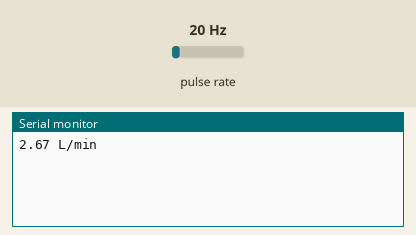
Recording of a sketch running on a simulated Arduino Uno, built with avr-gcc and run on an emulated ATmega328P. Parts: the last lines printed to the serial monitor. Wiring (inferred from the names in the program): pulse sensor: data pin 2. Inputs (shaded band) come from the test bench; at power-on: pulse rate 20 Hz.

Above: at 1.2 s.
1.3 s: pulse rate (sensor on pin 2) set to 4 Hz
At 2.6 s:
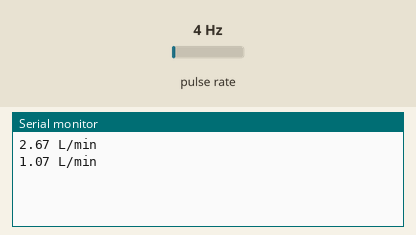
2.8 s: pulse rate (sensor on pin 2) set to 50 Hz
At 3.8 s:
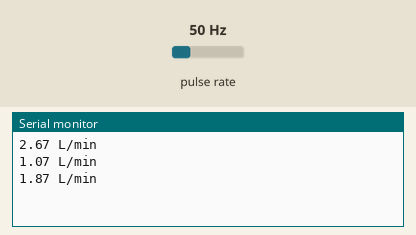
Timing chart, 0 to 5.8 s (numbered marks = the images above; inputs shaded):
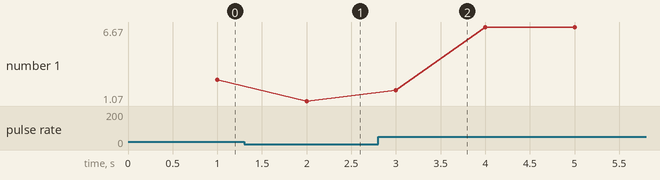

The sketch:

WaterFlowSensor.ino
```cpp
volatile int  flow_frequency;  // Mede os pulsos do medidor de fluxos
 float  l_min;          // Cálculo de litros/min
unsigned char flowmeter = 2;   // Pino de medição do Fluxo
unsigned long currentTime;
unsigned long cloopTime;

void flow ()                  // Função de Interrupção
{
   flow_frequency++;
}

void setup()
{
   pinMode(flowmeter, INPUT);
   Serial.begin(9600);
   attachInterrupt(0, flow, RISING); // Configura a Interrupção
                                     // see http://arduino.cc/en/Reference/attachInterrupt
   sei();                            // Habilita interrução
   currentTime = millis();
   cloopTime = currentTime;
}

void loop ()
{
   currentTime = millis();
   // Calcula a cada segundo a taxa de litros/hour
   if(currentTime >= (cloopTime + 1000))
   {
      cloopTime = currentTime;
      // Frequência de pulso (Hz) = 7.5Q, Q é taxa de fluxo em L/min. (Variação de +/- 3%)
      l_min = (flow_frequency / 7.5); // (Frequência de pulso x 60 min) / 7.5Q = Quociente de vazão em L/min
      flow_frequency = 0;                   // Reinica o contador
      Serial.print(l_min);            // Imprime os litros/hour
      Serial.println(" L/min");
   }
}
```

Measured:
- after the input at 1.3 s, the serial monitor: prints a new line after 0.70 s (image 1)
- after the input at 2.8 s, the serial monitor: prints a new line after 0.20 s (image 2)
- plotted number 1: 2.67 → 1.07 after the input at 1.3 s, 1.07 → 6.67 after the input at 2.8 s
